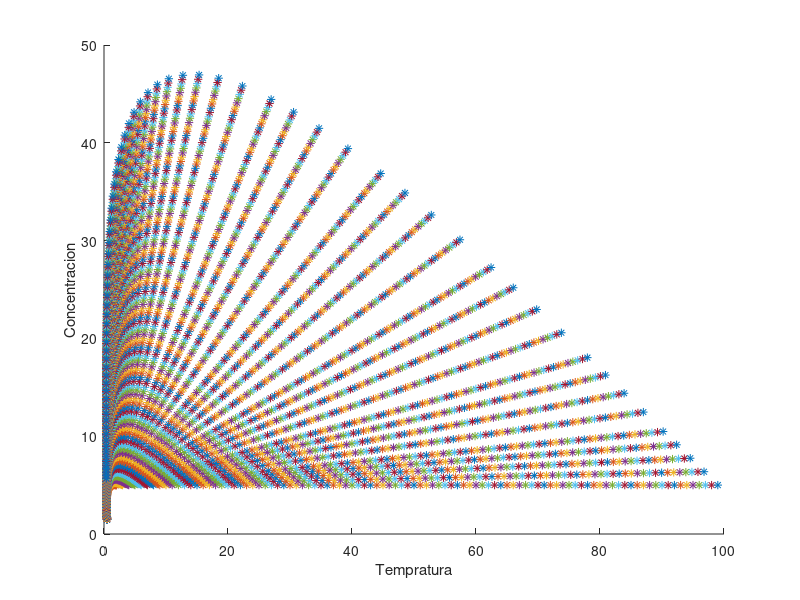

Here is the MATLAB script that generated this plot:
clear all
lammbda = 0.5;
betta = 0.3;
x0 = 1;
y0 = 0.4;
concentracion0 = 5;
f = @(t, x) [-x(1) .* exp(-1 / x(2)) + lammbda .* (x0 - x(1)); x(1) .* exp(-1 / x(2)) + betta .* (y0 - x(2))];
i = 1
figure
xlabel ('Tempratura')
ylabel ('Concentracion')

while i < 100
	temperatura0 = i;
	valoresIniciales = [temperatura0, concentracion0];
	[t, x] = ode45(f, [0, 10], valoresIniciales);
	hold on
	plot(x(:, 1), x(:, 2), '*')
	i = i + 1
end
hold off